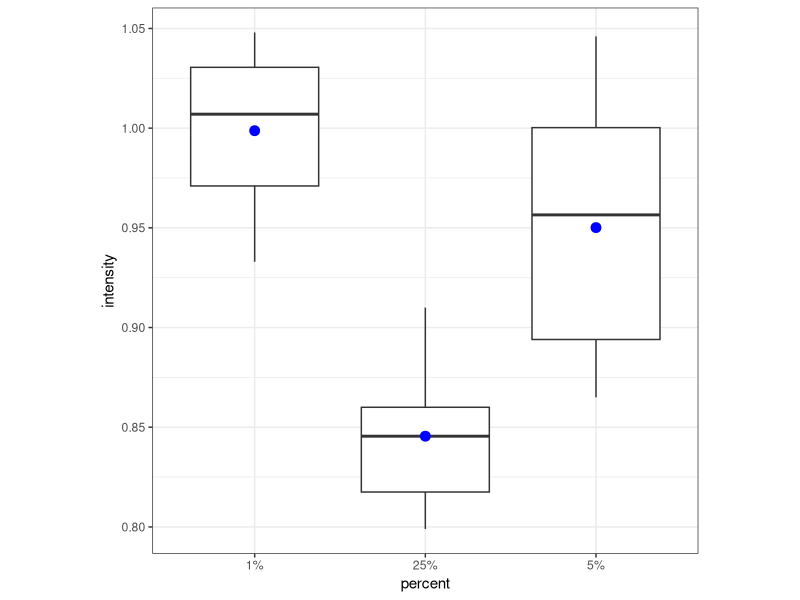

Reproduce this figure in R.
## ---- chunk 1
knitr::opts_chunk$set(
  echo = FALSE,
  fig.align = "center")
library(tidyverse)
## ---- chunk 2
farm1 <- c(18.0, 18.5, 18.9, 18.2, 17.9, 15.9, 16.8, 18.2, 17.3, 17.5, 17.7, 17.8, 17.1,
           17.0, 16.3)
farm2 <- c(14.3, 13.2, 17.3, 14.9, 16.4, 16.0, 18.6, 17.3, 15.5, 16.8, 15.7, 18.0, 15.2)
## ---- chunk 3
df1 <- data.frame(farm = "farm1", liver_weight = farm1)
df2 <- data.frame(farm = "farm2", liver_weight = farm2)
df <- rbind(df1, df2)
print(df)
## ---- chunk 4
df2 <- df %>%
  group_by(farm) %>%
  summarize(sample_mean = mean(liver_weight), sample_var = var(liver_weight))
print(df2)
## ---- chunk 5
egg_yolk_1_percent <- c(0.944, 1.048, 1.026, 1.007, 0.933, 0.998, 1.035)
egg_yolk_5_percent <- c(0.865, 1.000, 1.001, 0.900, 0.923, 0.876, 1.046, 0.990)
egg_yolk_25_percent <- c(0.811, 0.862, 0.910, 0.799, 0.837, 0.854)
## ---- chunk 6
df1 <- data.frame(percent = "1%", intensity = egg_yolk_1_percent)
df5 <- data.frame(percent = "5%", intensity = egg_yolk_5_percent)
df25 <- data.frame(percent = "25%", intensity = egg_yolk_25_percent)
df <- rbind(df1, df5, df25)
ggplot(df, aes(percent, intensity)) + 
  geom_boxplot() +
  geom_point(stat = "summary", fun = mean, color = "blue", size = 3) +
  theme_bw() +
  theme(aspect.ratio = 1)
